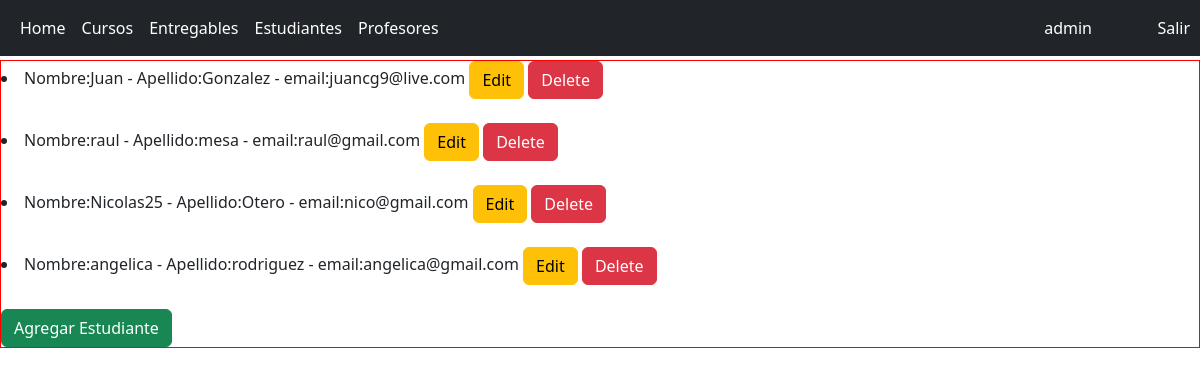
Page /AppCoder/read_estudiantes/ (signed in) on the committed database.
### AppCoder/models.py (models this page shows)
class Estudiante(models.Model):
    nombre = models.CharField(max_length=30)
    apellido = models.CharField(max_length=30)
    email = models.EmailField()
    def __str__(self):
        return f"Nombre:{self.nombre} - Apellido:{self.apellido} - email:{self.email}"

### AppCoder/views.py (the view)
# urls.py: path('read_estudiantes/', read_estudiantes),
def read_estudiantes(request):
    estudiantes = Estudiante.objects.all()   # trae toda la info
    return render(request, "estudiantesCRUD/read_estudiantes.html", {"estudiantes": estudiantes})

### AppCoder/template/estudiantesCRUD/read_estudiantes.html (shortened to what this page needs)
{% extends "../home.html" %}
{% load static %}
{% block contenido %}
    {% for estudiante in estudiantes %}
        <li>
            {{ estudiante }}
            <a href="/AppCoder/update_estudiantes/{{estudiante.id}}" class="btn btn-warning">Edit</a>
            <a href="/AppCoder/delete_estudiantes/{{estudiante.id}}" class="btn btn-danger">Delete</a>
        </li>
        <br>
    {% endfor %}
    <a class="btn btn-success" href="/AppCoder/create_estudiantes/">Agregar Estudiante</a>
{% endblock %}

### AppCoder/template/home.html (shortened to what this page needs)
<!DOCTYPE html>
<html lang="en">
<head>
    {% load static %}
    <link rel="stylesheet" href="{%static 'css/bootstrap.min.css'%}">
    <link rel="stylesheet" href="{%static 'css/myestilo.css'%}">
</head>
<body>
    <nav class="navbar navbar-expand-md navbar-dark fixed-top bg-dark">
        <div class="container-fluid">
          <div class="collapse navbar-collapse" id="navbarCollapse">
            <ul class="navbar-nav me-auto mb-2 mb-md-0">
              <li class="nav-item">
                <a class="nav-link active" aria-current="page" href="/AppCoder/home">Home</a>
              </li>
              <li class="nav-item">
                <a class="nav-link active" aria-current="page" href="/AppCoder/cursos">Cursos</a>
              </li>
              <li class="nav-item">
                <a class="nav-link active" aria-current="page" href="/AppCoder/entregables">Entregables</a>
              </li>
              <li class="nav-item">
                <a class="nav-link active" aria-current="page" href="/AppCoder/read_estudiantes">Estudiantes</a>
              </li>
              <li class="nav-item">
                <a class="nav-link active" aria-current="page" href="/AppCoder/profesores">Profesores</a>
              </li>
              <li class="nav-item" style="position: absolute; right: 100px">
                <a class="nav-link active" aria-current="page" href="/AppCoder/perfil/">{{ user.username }}</a>
              </li>
              <li class="nav-item" style="position: absolute; right: 2px">
                <a class="nav-link active" aria-current="page" href="/AppCoder/logout/">Salir</a>
              </li>
            </ul>
          </div>
        </div>
      </nav>
    <div class="contenido1">
        {% block contenido %}{% endblock %}
    </div>
</body>
</html>

### AppCoder/static/css/myestilo.css (style rules this page uses)
.contenido1 { position: relative; top: 60px; border: 1px solid red; }

### rows in the picture
Estudiante: nombre+apellido+email "Nombre:Juan - Apellido:Gonzalez - email:juancg9@live.com"
Estudiante: nombre+apellido+email "Nombre:raul - Apellido:mesa - email:raul@gmail.com"
Estudiante: nombre+apellido+email "Nombre:Nicolas25 - Apellido:Otero - email:nico@gmail.com"
Estudiante: nombre+apellido+email "Nombre:angelica - Apellido:rodriguez - email:angelica@gmail.com"

### other values in the picture
{{ user.username }} "admin"
